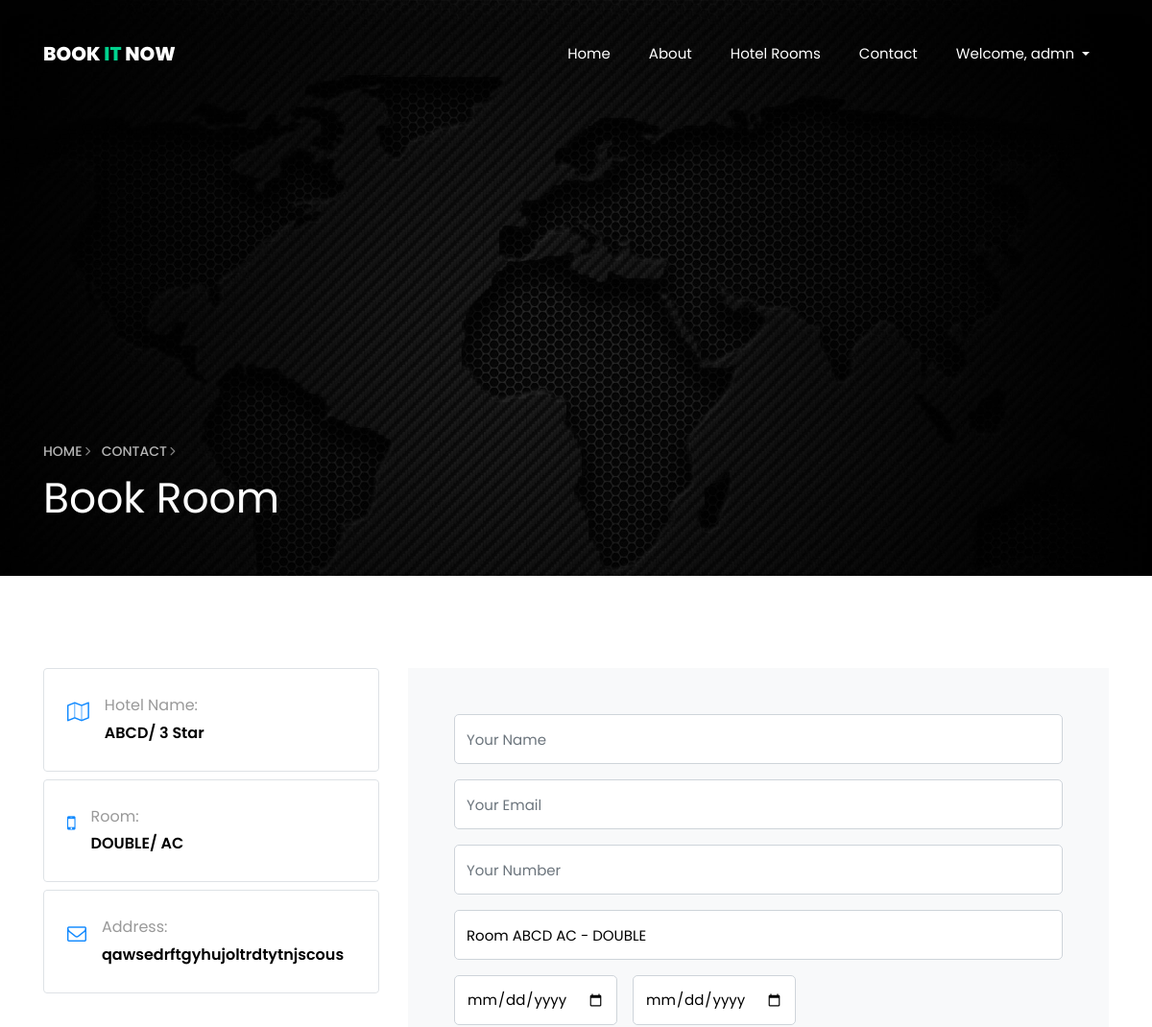
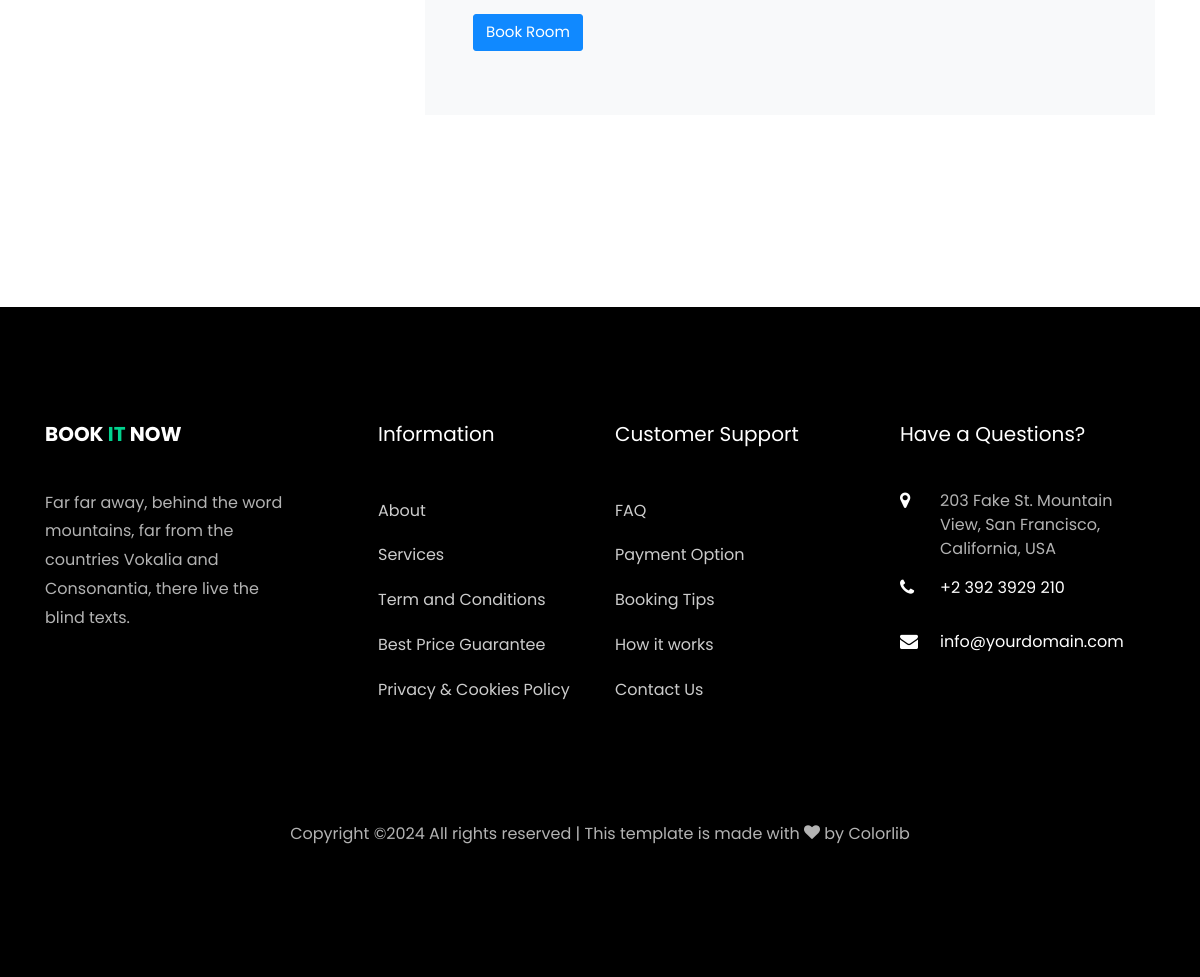
The page /book-room/1/ (signed in) on the database its author committed (2 pictures, top to bottom).
### home/models.py (models this page shows, shortened)
class Room(models.Model):
    BED_TYPE_CHOICES = [
        ('SINGLE', 'Single Bed'),
        ('DOUBLE', 'Double Bed'),
        ('SUITE', 'Suite'),
        ('DELUXE', 'Deluxe'),
        ('KING', 'King Size Bed'),
        ('QUEEN', 'Queen Size Bed'),
    ]
    AC_CHOICES = [
        ('AC', 'AC'),
        ('NON_AC', 'Non-AC')
    ]
    hotel = models.ForeignKey(Hotel, on_delete=models.CASCADE, related_name='rooms')
    category = models.CharField(max_length=20, choices=BED_TYPE_CHOICES, default='SINGLE')
    ac_type = models.CharField(max_length=6, choices=AC_CHOICES, default='AC')
    is_available = models.BooleanField(default=True)
    base_price = models.DecimalField(max_digits=8, decimal_places=2)
    total_rooms = models.PositiveIntegerField(default=0)
    available_rooms = models.PositiveIntegerField(default=0)
    def __str__(self):
        return f"Room {self.hotel.hotel_name} {self.ac_type} - {self.category}"

class Hotel(models.Model):
    HOTEL_STAR_CHOICES = [
        ('1', '1 Star'),
        ('2', '2 Star'),
        ('3', '3 Star'),
        ('4', '4 Star'),
        ('5', '5 Star'),
    ]
    hotel_name = models.CharField(max_length=100)
    category = models.CharField(max_length=10, choices=HOTEL_STAR_CHOICES, default='3')
    address = models.CharField(max_length=255)
    description = models.TextField()

### home/views.py (the view, shortened to what this page needs)
# urls.py: path('book-room/<int:room_id>/', views.book_room, name='book_room'),
@login_required
def book_room(request, room_id):
    room = get_object_or_404(Room, id=room_id)
    context = {
        'room': room,
    }
    return render(request, 'book_room.html', context)

### templates/book_room.html (shortened to what this page needs)
{% extends 'base.html' %}
{% load static %}
{% block start %}
    <section class="hero-wrap hero-wrap-2 js-fullheight" style="background-image: url({% static 'images/banner-2.jpg' %});" data-stellar-background-ratio="0.5">
      <div class="overlay"></div>
      <div class="container">
        <div class="row no-gutters slider-text js-fullheight align-items-end justify-content-start">
          <div class="col-md-9 ftco-animate pb-5">
          	<p class="breadcrumbs"><span class="mr-2"><a href="{% url 'home' %}">Home <i class="ion-ios-arrow-forward"></i></a></span> <span>Contact <i class="ion-ios-arrow-forward"></i></span></p>
            <h1 class="mb-3 bread">Book Room</h1>
          </div>
        </div>
      </div>
    </section>
    <section class="ftco-section contact-section">
      <div class="container">
        <div class="row d-flex mb-5 contact-info">
        	<div class="col-md-4">
        		<div class="row mb-5">
		          <div class="col-md-12">
		          	<div class="border w-100 p-4 rounded mb-2 d-flex">
			          	<div class="icon mr-3">
			          		<span class="icon-map-o"></span>
			          	</div>
			            <p><span>Hotel Name:</span> {{room.hotel.hotel_name}}/ {{room.hotel.category}} Star</p>
			          </div>
		          </div>
		          <div class="col-md-12">
		          	<div class="border w-100 p-4 rounded mb-2 d-flex">
			          	<div class="icon mr-3">
			          		<span class="icon-mobile-phone"></span>
			          	</div>
                    <p><span>Room:</span> {{room.category}}/ {{room.ac_type}}</p>
			          </div>
		          </div>
		          <div class="col-md-12">
		          	<div class="border w-100 p-4 rounded mb-2 d-flex">
			          	<div class="icon mr-3">
			          		<span class="icon-envelope-o"></span>
			          	</div>
                    <p><span>Address:</span> {{room.hotel.address}}</p>
			          </div>
		          </div>
		        </div>
          </div>
          <div class="col-md-8 block-9 mb-md-5">
            <form method="POST" action="{% url 'book_room' room.id %}" class="bg-light p-5 contact-form">
              <div class="form-group">
                <input type="text" class="form-control" placeholder="Your Name" pattern="[A-Za-z\s]{1,50}" name="c_name" required>
              </div>
              <div class="form-group">
                <input type="email" class="form-control" placeholder="Your Email" name="email" required>
              </div>
              <div class="form-group">
                <input type="tel" class="form-control" placeholder="Your Number" name="phone" pattern="[0-9]{10}" required>
              </div>
              <div class="form-group">
                <input type="text" class="form-control" placeholder="Room Category" value="{{room}}" readonly>
              </div>
              <div class="d-flex">
                <div class="form-group mr-2">
                    <input type="date" class="form-control" name="checkin_date"  placeholder="Checkin Date" required>
                </div>
                <div class="form-group ml-2">
                    <input type="date" class="form-control" name="checkout_date"  placeholder="Checkout Date" required>
                </div>
            </div>
              <div class="form-group">
                <button type="submit" class="btn btn-primary">Book Room</button>
              </div>
            </form>
          </div>
        </div>
      </div>
    </section>
{% endblock %}

### templates/base.html (shortened to what this page needs)
{% load static %}
<!DOCTYPE html>
<html lang="en">
  <head>
    <link rel="stylesheet" href="https://cdnjs.cloudflare.com/ajax/libs/flaticon/1.0.0/flaticon.css">
    <link rel="stylesheet" href="https://cdnjs.cloudflare.com/ajax/libs/font-awesome/5.15.4/css/all.min.css">
    <link rel="stylesheet" href="{% static 'css/open-iconic-bootstrap.min.css' %}">
    <link rel="stylesheet" href="{% static 'css/animate.css' %}">
    <link rel="stylesheet" href="{% static 'css/owl.carousel.min.css' %}">
    <link rel="stylesheet" href="{% static 'css/owl.theme.default.min.css' %}">
    <link rel="stylesheet" href="{% static 'css/magnific-popup.css' %}">
    <link rel="stylesheet" href="{% static 'css/aos.css' %}">
    <link rel="stylesheet" href="{% static 'css/ionicons.min.css' %}">
    <link rel="stylesheet" href="{% static 'css/bootstrap-datepicker.css' %}">
    <link rel="stylesheet" href="{% static 'css/jquery.timepicker.css' %}">
    <link rel="stylesheet" href="{% static 'css/flaticon.css' %}">
    <link rel="stylesheet" href="{% static 'css/icomoon.css' %}">
    <link rel="stylesheet" href="{% static 'css/style.css' %}">
  </head>
  <body>
	  <nav class="navbar navbar-expand-lg navbar-dark ftco_navbar bg-dark ftco-navbar-light" id="ftco-navbar">
	    <div class="container">
	      <a class="navbar-brand" href="index.html">Book<span> It </span>Now</a>
          <div class="collapse navbar-collapse" id="ftco-nav">
            <ul class="navbar-nav ml-auto">
                <li class="nav-item"><a href="{% url 'home' %}" class="nav-link">Home</a></li>
                <li class="nav-item"><a href="{% url 'about' %}" class="nav-link">About</a></li>
                <li class="nav-item"><a href="{% url 'hotels' %}" class="nav-link">Hotel Rooms</a></li>
                <li class="nav-item"><a href="{% url 'contact' %}" class="nav-link">Contact</a></li>
                {% if user.is_authenticated %}
                <li class="nav-item dropdown">
                    <a class="nav-link dropdown-toggle" href="#" id="userDropdown" role="button" data-toggle="dropdown" aria-haspopup="true" aria-expanded="false">
                        Welcome, {{ user.username }}
                    </a>
                </li>
                {% endif %}
            </ul>
          </div>
	    </div>
	  </nav>
	{% block start %}{% endblock %}
    <footer class="ftco-footer ftco-bg-dark ftco-section">
      <div class="container">
        <div class="row mb-5">
          <div class="col-md">
            <div class="ftco-footer-widget mb-4">
              <h2 class="ftco-heading-2"><a href="#" class="logo">Book<span> It </span>Now</a></h2>
              <p>Far far away, behind the word mountains, far from the countries Vokalia and Consonantia, there live the blind texts.</p>
              <ul class="ftco-footer-social list-unstyled float-md-left float-lft mt-5">
              </ul>
            </div>
          </div>
          <div class="col-md">
            <div class="ftco-footer-widget mb-4 ml-md-5">
              <h2 class="ftco-heading-2">Information</h2>
              <ul class="list-unstyled">
                <li><a href="#" class="py-2 d-block">About</a></li>
                <li><a href="#" class="py-2 d-block">Services</a></li>
                <li><a href="#" class="py-2 d-block">Term and Conditions</a></li>
                <li><a href="#" class="py-2 d-block">Best Price Guarantee</a></li>
                <li><a href="#" class="py-2 d-block">Privacy &amp; Cookies Policy</a></li>
              </ul>
            </div>
          </div>
          <div class="col-md">
             <div class="ftco-footer-widget mb-4">
              <h2 class="ftco-heading-2">Customer Support</h2>
              <ul class="list-unstyled">
                <li><a href="#" class="py-2 d-block">FAQ</a></li>
                <li><a href="#" class="py-2 d-block">Payment Option</a></li>
                <li><a href="#" class="py-2 d-block">Booking Tips</a></li>
                <li><a href="#" class="py-2 d-block">How it works</a></li>
                <li><a href="#" class="py-2 d-block">Contact Us</a></li>
              </ul>
            </div>
          </div>
          <div class="col-md">
            <div class="ftco-footer-widget mb-4">
            	<h2 class="ftco-heading-2">Have a Questions?</h2>
            	<div class="block-23 mb-3">
	              <ul>
	                <li><span class="icon icon-map-marker"></span><span class="text">203 Fake St. Mountain View, San Francisco, California, USA</span></li>
	                <li><a href="#"><span class="icon icon-phone"></span><span class="text">+2 392 3929 210</span></a></li>
	                <li><a href="#"><span class="icon icon-envelope"></span><span class="text">info@yourdomain.com</span></a></li>
	              </ul>
	            </div>
            </div>
          </div>
        </div>
        <div class="row">
          <div class="col-md-12 text-center">
            <p>
  Copyright &copy;<script>document.write(new Date().getFullYear());</script> All rights reserved | This template is made with <i class="icon-heart color-danger" aria-hidden="true"></i> by <a href="https://colorlib.com" target="_blank">Colorlib</a>
  </p>
          </div>
        </div>
      </div>
    </footer>
  </body>
</html>

### static/css/icomoon.css (style rules this page uses)
[class^="icon-"], [class*=" icon-"] { font-family: 'icomoon' !important; speak: none; font-style: normal; font-weight: normal; font-variant: normal; text-transform: none; line-height: 1; -webkit-font-smoothing: antialiased; -moz-osx-font-smoothing: grayscale; }
.icon-envelope-o:before { content: "\f003"; }
.icon-heart:before { content: "\f004"; }
.icon-map-marker:before { content: "\f041"; }
.icon-phone:before { content: "\f095"; }
.icon-envelope:before { content: "\f0e0"; }
.icon-mobile-phone:before { content: "\f10b"; }
.icon-map-o:before { content: "\f278"; }

### rows shown on the page
Room: hotel.hotel_name "ABCD", hotel.category "3", category "DOUBLE", ac_type "AC", hotel.address "qawsedrftgyhujoltrdtytnjscous", hotel+ac_type+category "Room ABCD AC - DOUBLE"

### other values the page prints
{{ user.username }} "admn"
